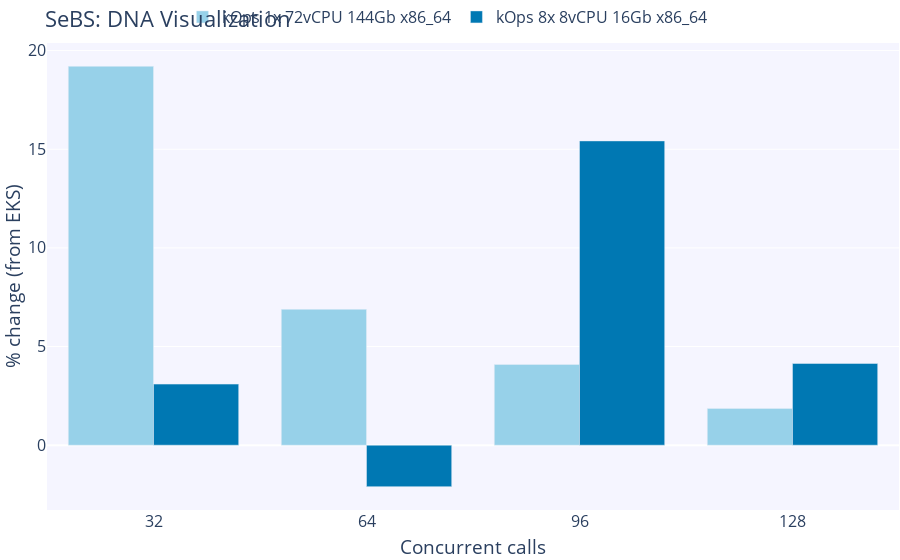

The notebook cell this image was saved under:
### Code cell
fig = go.Figure()

# Add figure title
fig.update_layout(
    barmode='group',
    legend=dict(
        orientation="h",
        yanchor="bottom",
        y=1.02,
        xanchor="center",
        x=0.47
    ),
    margin=dict(
        t=0,
        b=1,
        l=1,
        r=1,
        autoexpand=True
    ),
    font=dict(
        size=16
    ),
    title={
        'text': "SeBS: DNA Visualization",
        'y':0.98,
        'yanchor': 'top'},
    xaxis_title_text='Concurrent calls',
    yaxis_title_text='% change (from EKS)',
    plot_bgcolor=bgColor
)

data=[]
for i, k in enumerate(list(clusters.keys())[:-1], start=0):
    y_data=[]
    for c in concurrent_calls:
        kops_mean=sebs_df[k]['dna'][c]['runtime'].mean()
        eks_mean=sebs_df['EKS 8x 8vCPU 16Gb x86_64']['dna'][c]['runtime'].mean()
        percent_change=(kops_mean - eks_mean) * 100 / eks_mean
        y_data.append(percent_change)
    fig.add_trace(go.Bar(name=k, x=concurrent_calls, y=y_data, marker_color=colorPallet[i]))

fig.show()

# Save graph
if not os.path.exists("graphs"):
    os.mkdir("graphs")
fig.write_image("graphs/sebs_dna_percentage_difference.png", width=baseFigureWidth, height=baseFigureHeight)

### Figure 1 — Plotly figure (JSON) as saved in the notebook; plotly's stock layout.template omitted (floating-point values rounded to 4 significant figures)
{"data": [{"marker": {"color": "rgba(151, 209, 233, 255)"}, "name": "kOps 1x 72vCPU 144Gb x86_64", "type": "bar", "x": [32, 64, 96, 128], "y": [19.2, 6.884, 4.089, 1.862]}, {"marker": {"color": "rgba(0, 120, 179, 255)"}, "name": "kOps 8x 8vCPU 16Gb x86_64", "type": "bar", "x": [32, 64, 96, 128], "y": [3.095, -2.102, 15.42, 4.14]}], "layout": {"barmode": "group", "font": {"size": 16}, "legend": {"orientation": "h", "x": 0.47, "xanchor": "center", "y": 1.02, "yanchor": "bottom"}, "margin": {"autoexpand": true, "b": 1, "l": 1, "r": 1, "t": 0}, "plot_bgcolor": "rgba(245,245,255,255)", "title": {"text": "SeBS: DNA Visualization", "y": 0.98, "yanchor": "top"}, "xaxis": {"autorange": true, "range": [16, 144], "title": {"text": "Concurrent calls"}, "type": "linear"}, "yaxis": {"autorange": true, "range": [-3.285, 20.38], "title": {"text": "% change (from EKS)"}, "type": "linear"}}}
